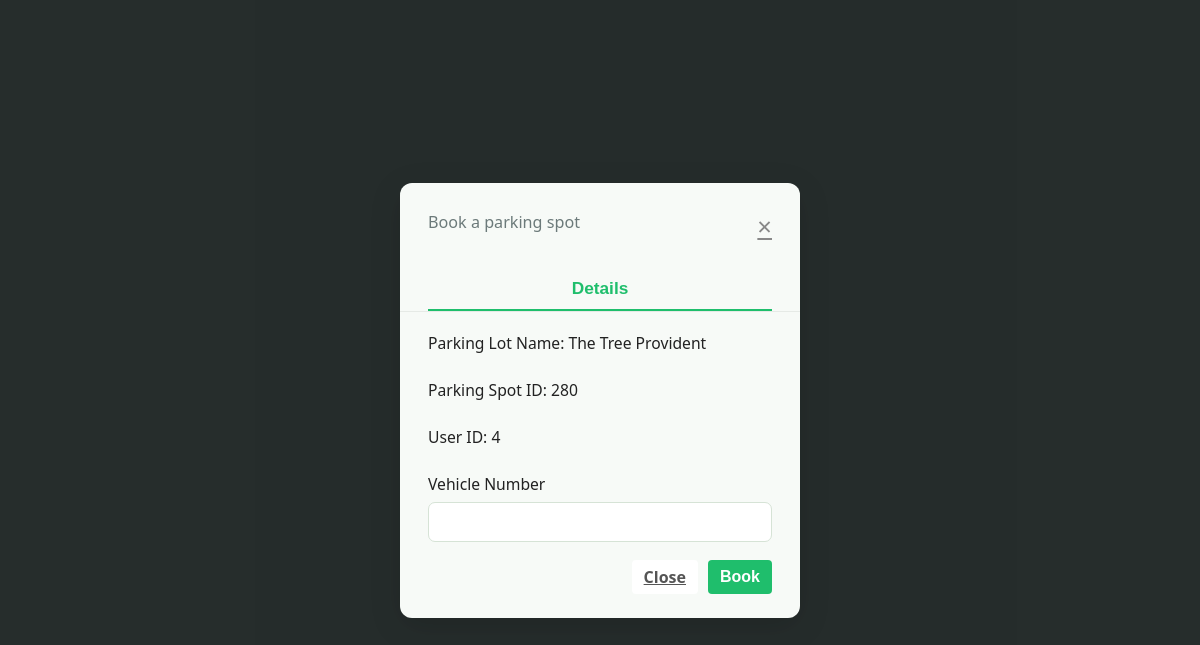
Before: /book_spot/4/18 (signed in) with the older database file.
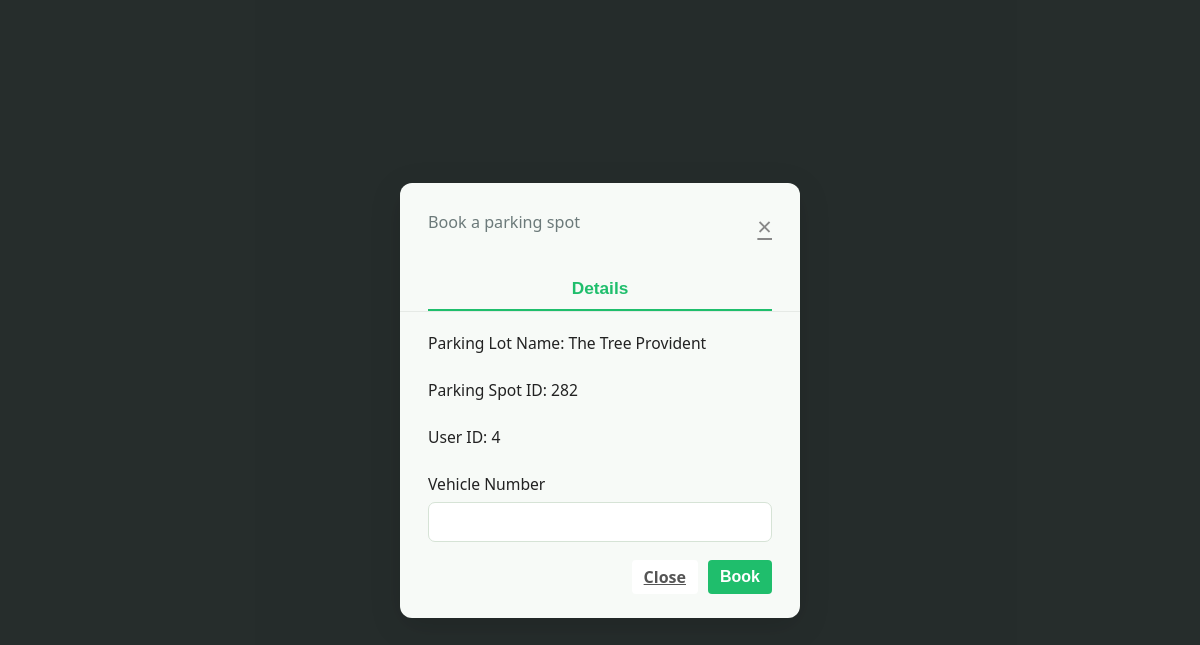
After: the same page with the newer database file.
### models/models.py (models this page shows)
class Parking_lot(db.Model):
    __tablename__='parking_lot'
    lot_id=db.Column(db.Integer,primary_key=True,autoincrement=True)
    owner_id = db.Column(db.Integer, db.ForeignKey('user.id', ondelete='CASCADE'))
    lot_name= db.Column(db.Text,nullable=False,unique=True)
    lot_address=db.Column(db.Text,nullable=False)
    lot_spot_count=db.Column(db.Integer,nullable=False)
    lot_price_per_hour=db.Column(db.Integer,nullable=False)
    owner = db.relationship('User', backref=db.backref('parking_lots', passive_deletes=True))
    spots = db.relationship('Parking_spot', backref='lot', cascade="all, delete", passive_deletes=True)
    bookings = db.relationship('Bookings', back_populates='lot', cascade="all, delete", passive_deletes=True)

class Parking_spot(db.Model):
    __tablename__ = 'parking_spot'
    id = db.Column(db.Integer, primary_key=True)
    lot_id = db.Column(db.Integer, db.ForeignKey('parking_lot.lot_id', ondelete="CASCADE"), nullable=False)
    spot_number = db.Column(db.Integer, nullable=False)
    is_available = db.Column(db.String, default="Yes",nullable=False)

### controllers/controllers.py (the view, shortened to what this page needs)
@main.route("/book_spot/<user_id>/<parking_lot_id>",methods=['GET','POST'])
@role_required('user')
@login_required
def book_spot(user_id,parking_lot_id):
    if request.method=="GET":
            check_availability= Parking_spot.query.filter_by(lot_id=parking_lot_id,is_available="Yes").count()
            if check_availability>0:
                parking_spot_id=Parking_spot.query.filter_by(lot_id=parking_lot_id,is_available="Yes").first().id
                parking_lot_price=Parking_lot.query.filter_by(lot_id=parking_lot_id).first().lot_price_per_hour
                parking_lot_name=Parking_lot.query.filter_by(lot_id=parking_lot_id).first().lot_name
                booking_spot_details={
                                            "user_id":user_id,
                                            "parking_lot_id":parking_lot_id,
                                            "parking_spot_id":parking_spot_id,
                                            "parking_lot_price":parking_lot_price,
                                            "parking_lot_name": parking_lot_name
                }
                return render_template("book_spot.html",booking_spot_details=booking_spot_details)
            else:
                 flash("No parking spots are available at the moment.", "warning")
                 return redirect(url_for('main.user_dashboard',id=user_id))

### app.py (called while the page is built)
def create_app():
    app = Flask(__name__, template_folder="templates")
    if os.getenv('ENV', 'development') != "production":
        print("Starting Local Development")
        app.config.from_object(LocalDevelopmentConfig)
    else:
        raise Exception("Currently no production config is setup")
    app.register_blueprint(main)
    db.init_app(app)
    login_manager = LoginManager()
    login_manager.login_view = "main.login"
    login_manager.init_app(app)
    @login_manager.user_loader
    def load_user(user_id):
        return User.query.get(int(user_id))
    return app

### controllers/controllers.py (called while the page is built)
def role_required(required_role):
    def decorator(f):
        @wraps(f)
        def decorated_function(*args, **kwargs):
            if not current_user.is_authenticated:
                flash('Please log in to access this page.', 'warning')
                return redirect(url_for('main.login'))
            if required_role == "admin" and current_user.is_admin != "Yes":
                flash('You do not have permission to access this page.', 'danger')
                return redirect(url_for('main.login'))
            return f(*args, **kwargs)
        return decorated_function
    return decorator

### templates/book_spot.html (shortened to what this page needs)
<!DOCTYPE html>
<html lang="en">
<head>
  <link rel="stylesheet" href="{{ url_for('static',filename='css/book_spot_style.css') }}">
</head>
<body>
  <div class="modal-bg">
    <div class="modal">
      <div class="modal-header">
        <div>
          <div class="modal-subtitle">Book a parking spot</div>
        </div> <a href="{{ url_for('main.user_dashboard',id=booking_spot_details.user_id) }}" class="modal-close" aria-label="Close">&times;</a>
      </div>
      <div class="modal-tabs">
        <button class="tab active">Details</button>
      </div>
      <div class="model-form">
      <form class="modal-form" action="{{ url_for('main.book_spot', parking_lot_id=booking_spot_details.parking_lot_id, user_id=booking_spot_details.user_id) }}" method="POST">
        <div class="form-group">
          <label for="lot_name">Parking Lot Name: {{ booking_spot_details.parking_lot_name }}</label>
        </div>
        <div class="form-group">
          <label for="lot_name">Parking Spot ID: {{ booking_spot_details.parking_spot_id }}</label>
        </div>
        <div class="form-group">
          <label for="user_id">User ID: {{ booking_spot_details.user_id }}</label>
        </div>
        <div class="form-group">
            <label for="vehicle_number"> Vehicle Number</label>
            <input type="text" pattern='[a-zA-Z0-9]*' id="vehicle_number" name="vehicle_number" title="Must be alphanumeric">
        </div>
        <div class="modal-actions">
          <a href="{{url_for('main.user_dashboard',id=booking_spot_details.user_id)}}" class='btn cancel'> Close </a>
          <button type="submit" class="btn primary" name="book">Book</button>
        </div>
      </form>
      </div>
    </div>
  </div>
</body>
</html>

### static/css/book_spot_style.css (style rules this page uses)
body { margin: 0; font-family: 'Segoe UI', Arial, sans-serif; background: #232725; }
.modal-bg { position: fixed; top: 0; left: 0; right: 0; bottom: 0; background: rgba(40, 50, 50, 0.55); display: flex; align-items: center; justify-content: center; min-height: 100vh; z-index: 1000; }
.modal { background: #f7faf7; border-radius: 12px; box-shadow: 0 8px 32px rgba(0,0,0,0.14); width: 400px; max-width: 95vw; padding: 0 0 24px 0; animation: fadeIn 0.1s; }
.modal-header { display: flex; align-items: flex-start; justify-content: space-between; padding: 24px 28px 0 28px; }
.modal-subtitle { font-size: 1.01rem; color: #6c7a7a; margin-top: 4px; }
.modal-close { background: none; border: none; font-size: 1.6rem; color: #888; cursor: pointer; margin-left: 8px; margin-top: 2px; transition: color 0.15s; }
.modal-tabs { display: flex; border-bottom: 1.5px solid #e6eae6; margin: 22px 0 0 0; padding: 0 28px; }
.tab { flex: 1; background: none; border: none; font-size: 1.08rem; font-weight: 500; padding: 12px 0 10px 0; cursor: pointer; color: #5e6464; border-bottom: 2.5px solid transparent; transition: color 0.18s, border 0.18s, background 0.18s; }
.tab.active { color: #1fbe6c; border-bottom: 2.5px solid #1fbe6c; background: #f7faf7; font-weight: 700; }
.modal-form { padding: 20px 28px 0 28px; }
.form-group { display: flex; flex-direction: column; margin-bottom: 18px; }
.form-group label { font-size: 0.98rem; color: #222; font-weight: 500; margin-bottom: 7px; }
.form-group input[type="text"], .form-group input[type="number"] { padding: 10px 12px; border: 1.2px solid #d6e3d6; border-radius: 7px; font-size: 1rem; background: #fff; outline: none; transition: border 0.2s; }
.modal-actions { display: flex; justify-content: flex-end; gap: 10px; margin-top: 18px; }
.btn { font-size: 1rem; padding: 9px 18px; border-radius: 7px; border: 1.5px solid #e0e0e0; cursor: pointer; font-weight: 500; background: #fff; transition: background 0.18s, color 0.18s, border 0.18s; }
.btn.cancel { color: #555; border-color: #e0e0e0; }
.btn.primary { background: #1fbe6c; color: #fff; border-color: #1fbe6c; }
.btn { padding: 6px 12px; border: none; color: white; font-weight: bold; border-radius: 4px; cursor: pointer; }

Changed rows visible on the page:
no longer on this page (row edited): Parking_spot: parking_spot_id "280"
now on this page (row edited): Parking_spot: parking_spot_id "282"
